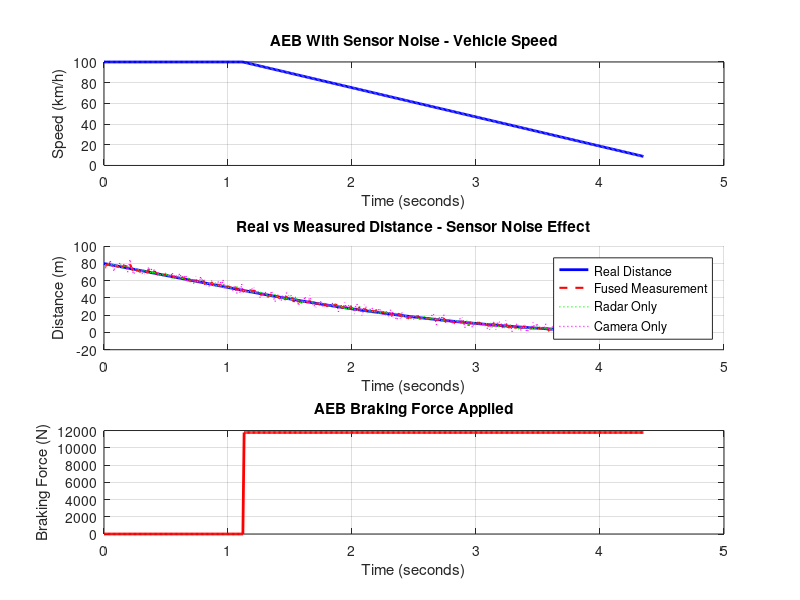

This figure's MATLAB source:
%% AEB System - Realistic Sensor Model
% Author: Garvit
% Tomas Bata University - July 2026
% Improvement 1: Adding Radar Sensor with Noise

%% Vehicle Parameters
m = 1500;
g = 9.81;
mu = 0.8;
dt = 0.01;
v0 = 100/3.6;
d0 = 80;
F_max = mu * m * g;

%% Sensor Parameters
radar_noise_std = 1.5;    % Radar noise standard deviation (metres)
camera_noise_std = 3.0;   % Camera noise standard deviation (metres)
radar_weight = 0.7;       % Radar reliability weight
camera_weight = 0.3;      % Camera reliability weight

%% Time Setup
t = 0:dt:10;
n = length(t);

%% Initialize Arrays
v = zeros(1,n);
d_real = zeros(1,n);
d_measured = zeros(1,n);
d_radar = zeros(1,n);
d_camera = zeros(1,n);
brake_force = zeros(1,n);

v(1) = v0;
d_real(1) = d0;
d_measured(1) = d0;

%% AEB Parameters
TTC_threshold = 2.0;
t_reaction = 0.3;
aeb_triggered = false;
aeb_trigger_time = 0;

stop_idx = n;
collision = 0;

fprintf('=== AEB SYSTEM WITH RADAR SENSOR ===\n')
fprintf('Initial speed: %.1f km/h\n', v0*3.6)
fprintf('Initial distance: %.1f m\n', d0)
fprintf('Radar noise std: %.1f m\n', radar_noise_std)
fprintf('Camera noise std: %.1f m\n', camera_noise_std)
fprintf('=====================================\n')

%% Simulation Loop
for i = 2:n
    
    %% Sensor Measurements With Noise
    radar_noise = randn() * radar_noise_std;
    camera_noise = randn() * camera_noise_std;
    
    d_radar(i) = d_real(i-1) + radar_noise;
    d_camera(i) = d_real(i-1) + camera_noise;
    
    %% Sensor Fusion
    d_measured(i) = radar_weight * d_radar(i) + ...
                    camera_weight * d_camera(i);
    
    %% Ensure measured distance not negative
    d_measured(i) = max(0, d_measured(i));
    
    %% TTC Calculation Using Measured Distance
    if v(i-1) > 0
        TTC = d_measured(i) / v(i-1);
    else
        TTC = inf;
    end
    
    %% AEB Trigger
    if TTC <= TTC_threshold && ~aeb_triggered
        aeb_triggered = true;
        aeb_trigger_time = t(i);
        fprintf('AEB TRIGGERED at t=%.2fs | TTC=%.2fs | Measured distance=%.2fm | Real distance=%.2fm\n', ...
                t(i), TTC, d_measured(i), d_real(i-1))
    end
    
    %% Apply Braking After Reaction Time
    if aeb_triggered && (t(i) - aeb_trigger_time) >= t_reaction
        brake_force(i) = F_max;
    else
        brake_force(i) = 0;
    end
    
    %% Update Vehicle Speed
    a = brake_force(i) / m;
    v(i) = v(i-1) - a * dt;
    if v(i) < 0
        v(i) = 0;
    end
    
    %% Update Real Distance
    d_real(i) = d_real(i-1) - v(i-1) * dt;
    
    %% Check Collision or Stop
    if d_real(i) <= 0
        d_real(i) = 0;
        stop_idx = i;
        collision = 1;
        fprintf('COLLISION at t=%.2fs\n', t(i))
        break
    end
    if v(i) == 0
        stop_idx = i;
        fprintf('SAFE STOP at t=%.2fs\n', t(i))
        fprintf('Real remaining distance: %.2fm\n', d_real(i))
        break
    end
end

%% Plot Results
figure(8)
clf

subplot(3,1,1)
plot(t(1:stop_idx), v(1:stop_idx)*3.6, 'b', 'LineWidth', 2)
xlabel('Time (seconds)')
ylabel('Speed (km/h)')
title('AEB With Sensor Noise - Vehicle Speed')
grid on

subplot(3,1,2)
hold on
plot(t(1:stop_idx), d_real(1:stop_idx), 'b', 'LineWidth', 2)
plot(t(2:stop_idx), d_measured(2:stop_idx), 'r--', 'LineWidth', 1.5)
plot(t(2:stop_idx), d_radar(2:stop_idx), 'g:', 'LineWidth', 1)
plot(t(2:stop_idx), d_camera(2:stop_idx), 'm:', 'LineWidth', 1)
xlabel('Time (seconds)')
ylabel('Distance (m)')
title('Real vs Measured Distance - Sensor Noise Effect')
legend('Real Distance', 'Fused Measurement', 'Radar Only', 'Camera Only')
grid on

subplot(3,1,3)
plot(t(1:stop_idx), brake_force(1:stop_idx), 'r', 'LineWidth', 2)
xlabel('Time (seconds)')
ylabel('Braking Force (N)')
title('AEB Braking Force Applied')
grid on

fprintf('=====================================\n')
fprintf('Sensor noise caused measurement error\n')
fprintf('Radar weight: %.0f%% Camera weight: %.0f%%\n', radar_weight*100, camera_weight*100)
fprintf('=====================================\n')
